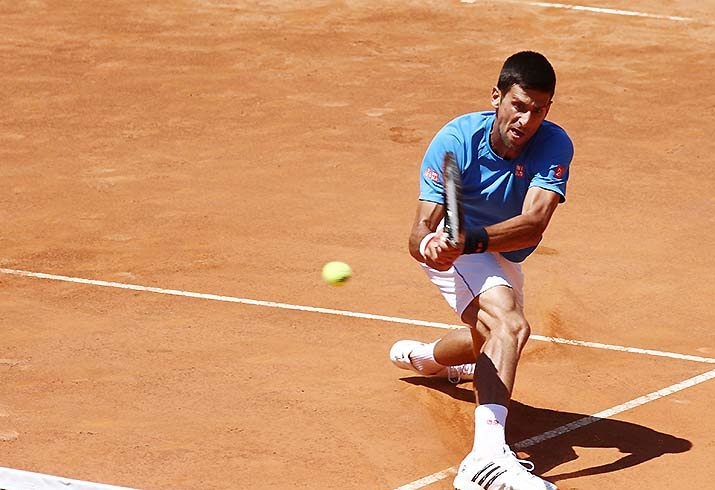
#> input picture Day25/input_images/image1.jpg, 715 x 490 px; its folder holds only this picture in this run
$ python practice.py
#> lines starting #> are read from the running program, lines starting #| are printed output that depends on the picture; after the words box and inside, x2 and y2 are one past the last pixel; in counts of white or black regions, pixels touching at a corner belong together
### Day25/segementation_script.py
import cv2
import numpy as np


def to_grayscale(img_bgr):

    return cv2.cvtColor(img_bgr, cv2.COLOR_BGR2GRAY)


def binary_threshold(gray, thresh_val=127, max_val=255):

    _ , result = cv2.threshold(gray, thresh_val, max_val, cv2.THRESH_BINARY)
    return result


def adaptive_threshold(gray, block_size=11, c=2):

    return cv2.adaptiveThreshold(gray, 255, cv2.ADAPTIVE_THRESH_GAUSSIAN_C, cv2.THRESH_BINARY, block_size, c)


def otsu_threshold(gray):

    # Otsu's thresholding.Automatically computes the optimal global threshold value by maximizing between-class variance (works best on bimodal histograms).A light Gaussian blur first reduces noise-driven histogram spikes.

    blurred = cv2.GaussianBlur(gray, (5, 5), 0)
    thresh_val, result = cv2.threshold(blurred, 0, 255, cv2.THRESH_BINARY + cv2.THRESH_OTSU)
    return result, thresh_val


# [57 lines left out: functions watershed_segmentation, remove_background_grabcut, not called in this run]


def simple_foreground_mask(gray):

    otsu_result, _ = otsu_threshold(gray)
    white_ratio = np.count_nonzero(otsu_result == 255) / otsu_result.size
    if white_ratio > 0.5:
        # background is the majority white -> invert so foreground = white
        otsu_result = cv2.bitwise_not(otsu_result)
    return otsu_result

### Day25/practice.py
import os
import cv2
import numpy as np

from segementation_script import (
    to_grayscale,
    binary_threshold,
    adaptive_threshold,
    otsu_threshold,
    simple_foreground_mask,
)

INPUT_DIR = "input_images"
OUTPUT_DIR = "output_images"
VALID_EXTS = (".jpg", ".jpeg", ".png", ".bmp", ".webp")


def process_image(path, filename):
    img_bgr = cv2.imread(path)
    if img_bgr is None:
        print(f"  [skip] could not read {filename}")
        return

    name, _ = os.path.splitext(filename)

    # 1. grayscale
    gray = to_grayscale(img_bgr)

    # 2. binary threshold
    binary = binary_threshold(gray, thresh_val=120)

    # 3. adaptive threshold
    adaptive = adaptive_threshold(gray, block_size=11, c=2)

    # 4. otsu threshold
    otsu, otsu_val = otsu_threshold(gray)

    # 6. foreground/background segmentation (quick method)
    fg_mask = simple_foreground_mask(gray)

    # 5. comparison strip: original(gray) | binary | adaptive | otsu
    labels = ["Gray", "Binary", "Adaptive", f"Otsu (T={int(otsu_val)})"]
    imgs = [gray, binary, adaptive, otsu]
    strip_imgs = []
    for label, im in zip(labels, imgs):
        im_color = cv2.cvtColor(im, cv2.COLOR_GRAY2BGR)
        cv2.putText(im_color, label, (10, 25), cv2.FONT_HERSHEY_SIMPLEX, 0.75, (123, 35, 10), 2)
        strip_imgs.append(im_color)
    comparison = cv2.hconcat(strip_imgs)

    # 7. save everything
    cv2.imwrite(os.path.join(OUTPUT_DIR, f"{name}_gray.png"), gray)
    cv2.imwrite(os.path.join(OUTPUT_DIR, f"{name}_binary.png"), binary)
    cv2.imwrite(os.path.join(OUTPUT_DIR, f"{name}_adaptive.png"), adaptive)
    cv2.imwrite(os.path.join(OUTPUT_DIR, f"{name}_otsu.png"), otsu)
    cv2.imwrite(os.path.join(OUTPUT_DIR, f"{name}_foreground_mask.png"), fg_mask)
    cv2.imwrite(os.path.join(OUTPUT_DIR, f"{name}_comparison.png"), comparison)

    print(f"  [done] {filename} -> otsu threshold auto-picked at {int(otsu_val)}")


def main():
    os.makedirs(OUTPUT_DIR, exist_ok=True)
    files = [f for f in os.listdir(INPUT_DIR) if f.lower().endswith(VALID_EXTS)]

    if not files:
        print(f"No images found in ./{INPUT_DIR}. Add at least 15 images")
        return

    print(f"Processing {len(files)} image(s)...")
    for filename in files:
        process_image(os.path.join(INPUT_DIR, filename), filename)
#> in process_image, img_bgr is the input picture: shape (490, 715, 3); mean B, G, R 103.9, 147.4, 206.5
#> in to_grayscale, `return cv2.cvtColor(img_bgr, cv2.COLOR_BGR2GRAY)`:
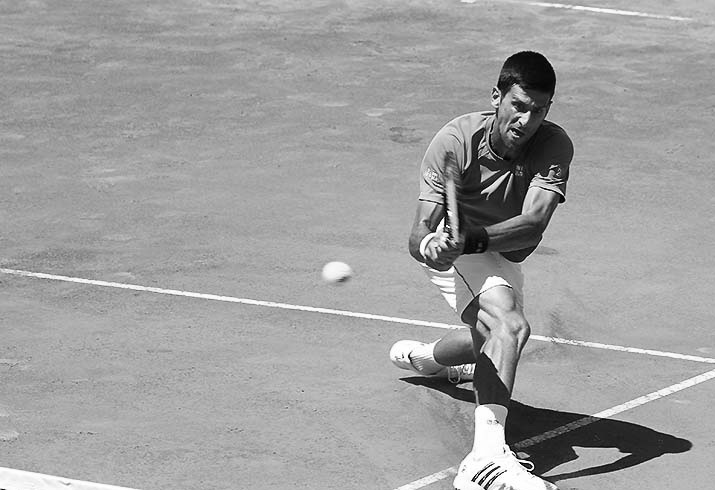
#> returned value: shape (490, 715); min 0, max 255, mean 160.1
#> in binary_threshold, `_ , result = cv2.threshold(gray, thresh_val, max_val, cv2.THRESH_BINARY)`:
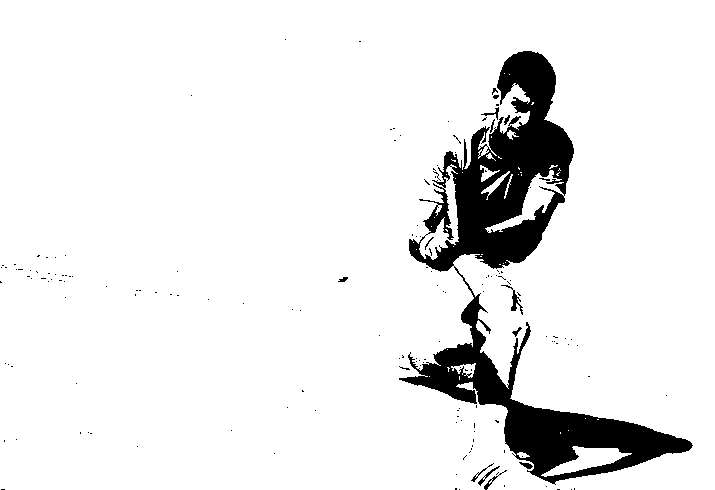
#> result: shape (490, 715); 91.7% white; 163 black regions (151 under 20 px), largest, box (x1, y1, x2, y2) and area: (399, 51, 693, 485) 28184, (501, 285, 523, 315) 132, (478, 466, 500, 486) 69
#> in adaptive_threshold, `return cv2.adaptiveThreshold(gray, 255, cv2.ADAPTIVE_THRESH_GAUSSIAN_C..`:
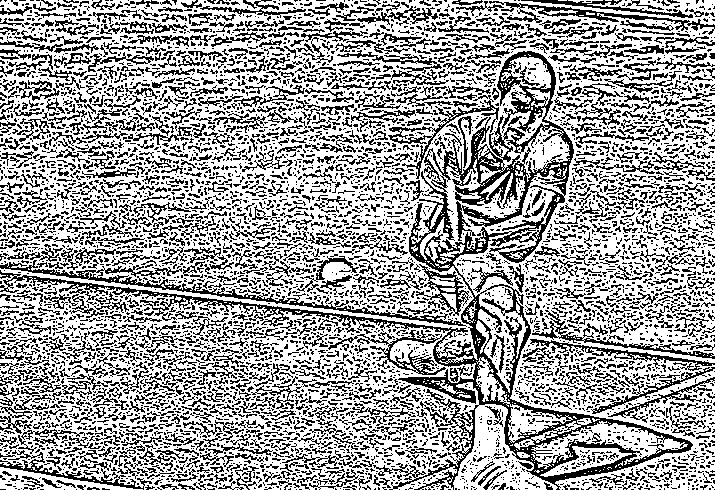
#> returned value: shape (490, 715); 63.5% white; black in thin lines or dots
#> in otsu_threshold, `thresh_val, result = cv2.threshold(blurred, 0, 255, cv2.THRESH_BINARY ..`:
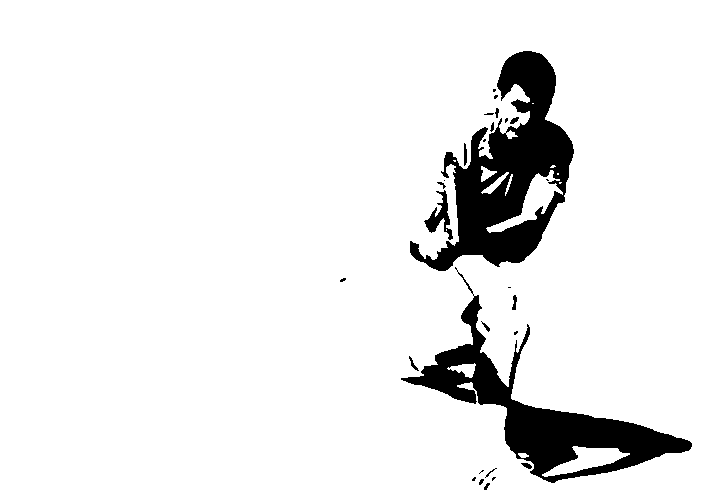
#> result: shape (490, 715); 92.1% white; 28 black regions (14 under 20 px), largest, box (x1, y1, x2, y2) and area: (410, 51, 574, 271) 14534, (401, 267, 692, 483) 12033, (424, 190, 453, 240) 500
#> in otsu_threshold, `thresh_val, result = cv2.threshold(blurred, 0, 255, cv2.THRESH_BINARY ..`: thresh_val = 110
#> in simple_foreground_mask, `white_ratio = np.count_nonzero(otsu_result == 255) / otsu_result.size`: white_ratio = 0.921
#> in process_image, `labels = ["Gray", "Binary", "Adaptive", f"Otsu (T={int(otsu_val)})"]`: labels = ['Gray', 'Binary', 'Adaptive', 'Otsu (T=110)']
#> the loop in process_image, `for label, im in zip(labels, imgs):` made 4 passes
#> label on passes 1 to 4: 'Gray', 'Binary', 'Adaptive', 'Otsu (T=110)'
#> after the loop in process_image, `for label, im in zip(labels, imgs):`: strip_imgs = 4 items
#> in process_image, `comparison = cv2.hconcat(strip_imgs)`:
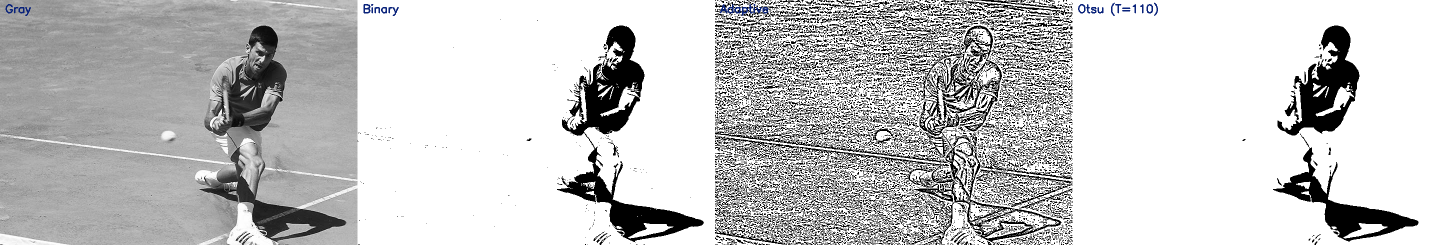
#> comparison: shape (490, 2860, 3) (shown at 1/2 size); mean of channels 0, 1, 2 197.5, 197.4, 197.3; drawn as B, G, R
#|   [done] image1.jpg -> otsu threshold auto-picked at 110

    print(f"\nAll outputs saved to ./{OUTPUT_DIR}/")


if __name__ == "__main__":
    main()

$ run again, on Day25/input_images/image5.jpg
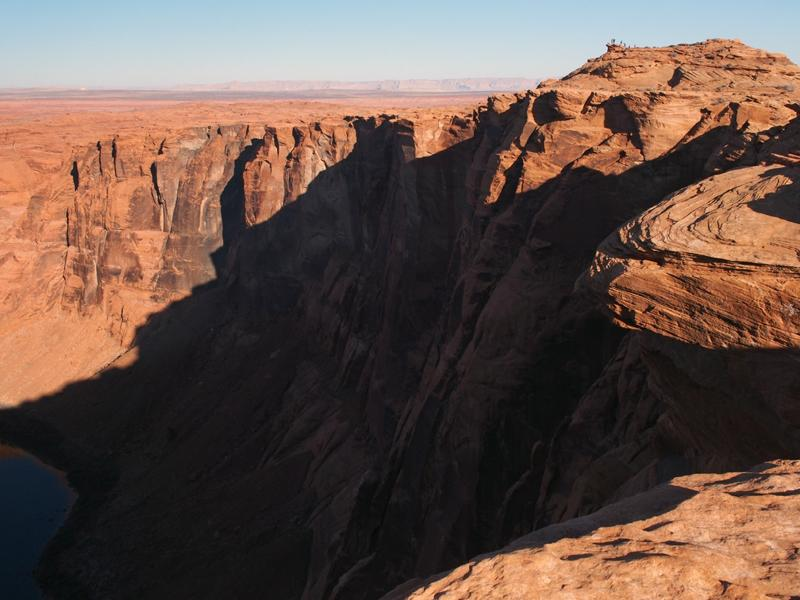
#> input picture Day25/input_images/image5.jpg, 800 x 600 px
#> in process_image, img_bgr is the input picture: shape (600, 800, 3); mean B, G, R 73.7, 82.8, 103.5
#> in adaptive_threshold, `return cv2.adaptiveThreshold(gray, 255, cv2.ADAPTIVE_THRESH_GAUSSIAN_C..`:
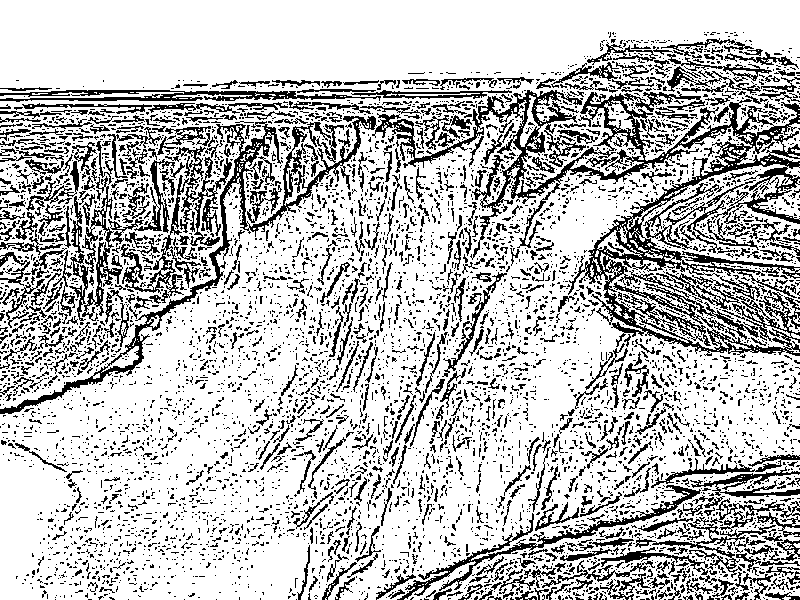
#> returned value: shape (600, 800); 75.2% white; black in thin lines or dots
#> thresh_val = 99
#> white_ratio = 0.419
#> labels = ['Gray', 'Binary', 'Adaptive', 'Otsu (T=99)']
#> the loop in process_image, `for label, im in zip(labels, imgs):` made 4 passes
#> label on passes 1 to 4: 'Gray', 'Binary', 'Adaptive', 'Otsu (T=99)'
#> after the loop in process_image, `for label, im in zip(labels, imgs):`: strip_imgs = 4 items
#> in process_image, `comparison = cv2.hconcat(strip_imgs)`:
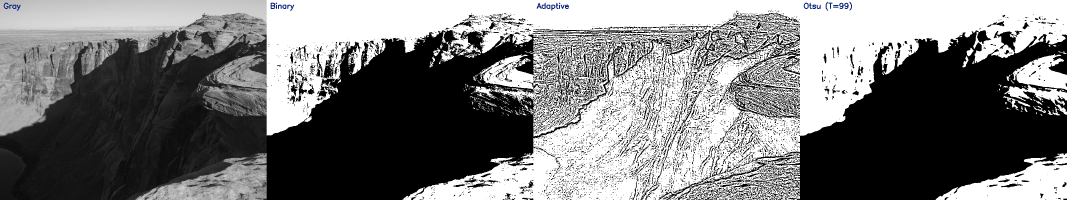
#> comparison: shape (600, 3200, 3) (shown at 1/3 size); mean of channels 0, 1, 2 120.8, 120.6, 120.6; drawn as B, G, R
#|   [done] image5.jpg -> otsu threshold auto-picked at 99

$ run again, on Day25/input_images/image2.jpg
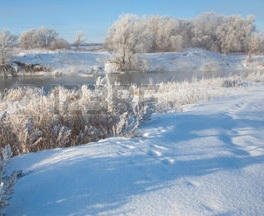
#> input picture Day25/input_images/image2.jpg, 264 x 216 px
#> in process_image, img_bgr is the input picture: shape (216, 264, 3); mean B, G, R 177.7, 160.3, 143.1
#> in otsu_threshold, `thresh_val, result = cv2.threshold(blurred, 0, 255, cv2.THRESH_BINARY ..`:
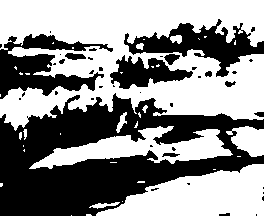
#> result: shape (216, 264); 55.7% white; 42 black regions (30 under 20 px), largest, box (x1, y1, x2, y2) and area: (0, 93, 264, 216) 16952, (0, 34, 113, 99) 3238, (124, 19, 264, 77) 2987
#> thresh_val = 154
#> white_ratio = 0.557
#> labels = ['Gray', 'Binary', 'Adaptive', 'Otsu (T=154)']
#> the loop in process_image, `for label, im in zip(labels, imgs):` made 4 passes
#> label on passes 1 to 4: 'Gray', 'Binary', 'Adaptive', 'Otsu (T=154)'
#> after the loop in process_image, `for label, im in zip(labels, imgs):`: strip_imgs = 4 items
#> in process_image, `comparison = cv2.hconcat(strip_imgs)`:
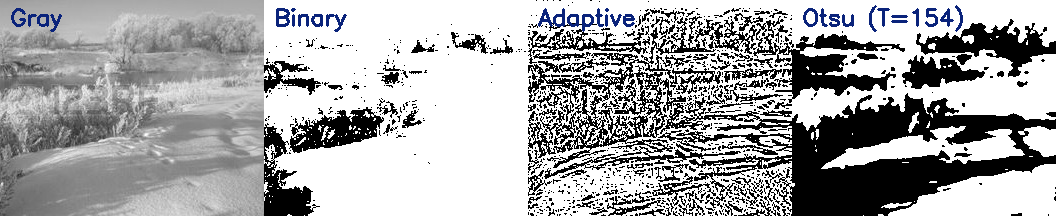
#> comparison: shape (216, 1056, 3); mean of channels 0, 1, 2 169.1, 168, 167.8; drawn as B, G, R
#|   [done] image2.jpg -> otsu threshold auto-picked at 154

$ run again, on Day25/input_images/image3.jpg
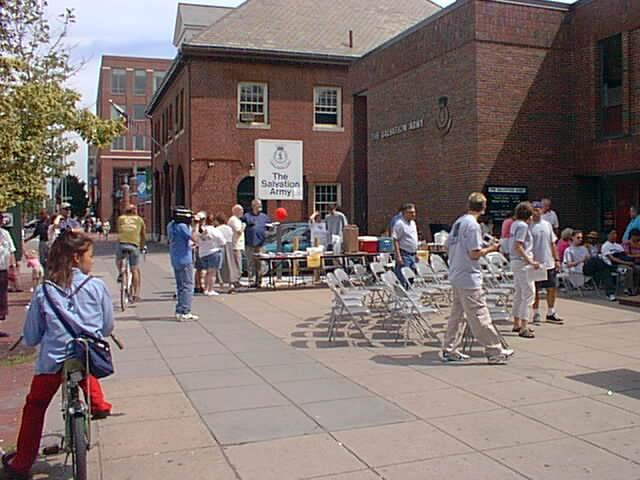
#> input picture Day25/input_images/image3.jpg, 640 x 480 px
#> in process_image, img_bgr is the input picture: shape (480, 640, 3); mean B, G, R 110.6, 113.3, 127.2
#> in adaptive_threshold, `return cv2.adaptiveThreshold(gray, 255, cv2.ADAPTIVE_THRESH_GAUSSIAN_C..`:
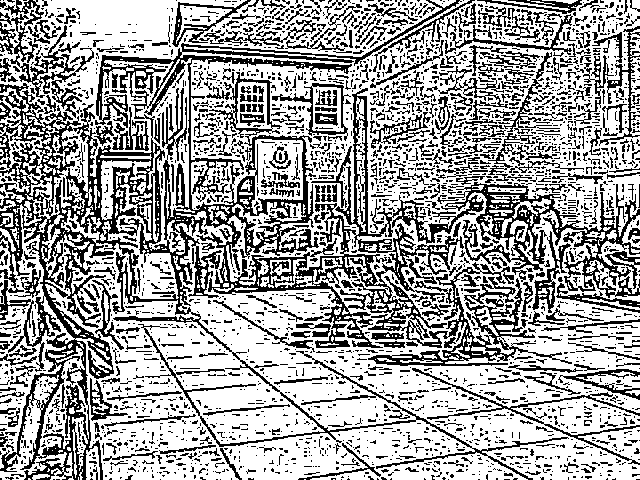
#> returned value: shape (480, 640); 64.2% white; black in thin lines or dots
#> thresh_val = 116
#> white_ratio = 0.51
#> otsu_result: shape (480, 640); 49% white; 196 white regions (129 under 20 px), largest, box (x1, y1, x2, y2) and area: (0, 0, 640, 480) 141292, (373, 287, 505, 366) 1939, (569, 369, 640, 399) 1113
#> labels = ['Gray', 'Binary', 'Adaptive', 'Otsu (T=116)']
#> the loop in process_image, `for label, im in zip(labels, imgs):` made 4 passes
#> label on passes 1 to 4: 'Gray', 'Binary', 'Adaptive', 'Otsu (T=116)'
#> after the loop in process_image, `for label, im in zip(labels, imgs):`: strip_imgs = 4 items
#> in process_image, `comparison = cv2.hconcat(strip_imgs)`:
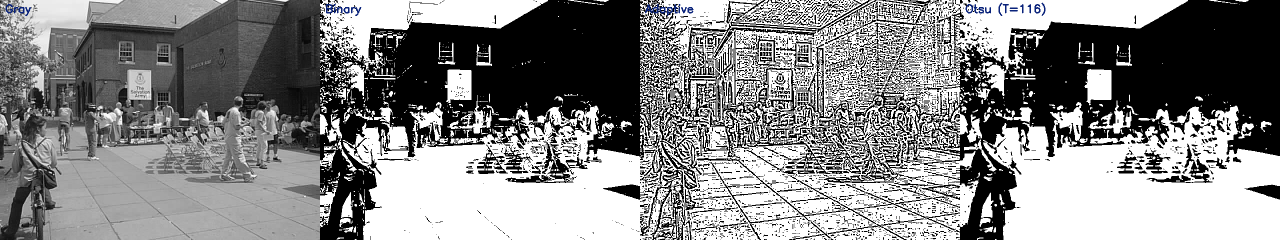
#> comparison: shape (480, 2560, 3) (shown at 1/2 size); mean of channels 0, 1, 2 134, 133.8, 133.8; drawn as B, G, R
#|   [done] image3.jpg -> otsu threshold auto-picked at 116
